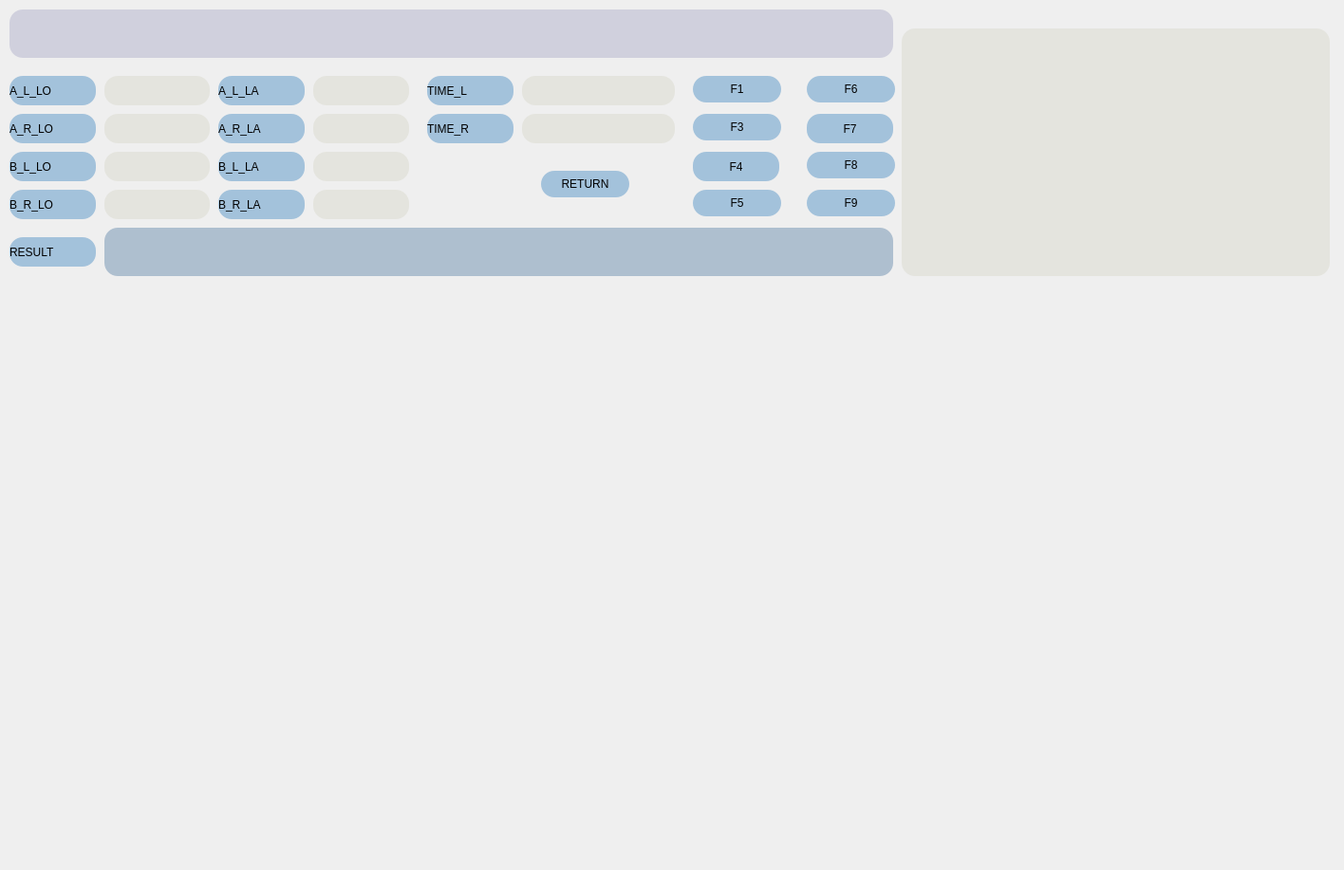
<?xml version="1.0" encoding="UTF-8"?>
<ui version="4.0">
 <class>Widget</class>
 <widget class="QWidget" name="Widget">
  <property name="geometry">
   <rect>
    <x>0</x>
    <y>0</y>
    <width>1416</width>
    <height>917</height>
   </rect>
  </property>
  <property name="windowTitle">
   <string>Widget</string>
  </property>
  <property name="styleSheet">
   <string notr="true"/>
  </property>
  <widget class="QLineEdit" name="webaddr">
   <property name="geometry">
    <rect>
     <x>10</x>
     <y>10</y>
     <width>931</width>
     <height>51</height>
    </rect>
   </property>
   <property name="styleSheet">
    <string notr="true">background-color:rgba(0,0,103,33);border-color:rgba(0,0,0,255);color: rgba(0, 0, 0,255);border-style:none;border-width:8px;border-radius:14px;font:21px &quot;Times New Roman&quot;;</string>
   </property>
  </widget>
  <widget class="QWidget" name="verticalLayoutWidget">
   <property name="geometry">
    <rect>
     <x>710</x>
     <y>310</y>
     <width>691</width>
     <height>601</height>
    </rect>
   </property>
   <layout class="QVBoxLayout" name="verticalLayout"/>
  </widget>
  <widget class="QPushButton" name="btn1">
   <property name="geometry">
    <rect>
     <x>730</x>
     <y>80</y>
     <width>93</width>
     <height>28</height>
    </rect>
   </property>
   <property name="styleSheet">
    <string notr="true">QPushButton{background-color:rgba(129,174,211,177);border-color:rgba(0,0,0,255);color: rgba(0, 0, 0,255);border-style:none;border-width:8px;border-radius:14px;font:21px &quot;Times New Roman&quot;;
}
QPushButton:pressed{
background-color:rgba(129,174,211,255);border-color:rgba(0,0,0,255);color: rgba(0, 0, 0,255);border-style:none;border-width:8px;border-radius:14px;font:21px &quot;MV Boli&quot;;}
</string>
   </property>
   <property name="text">
    <string>F1</string>
   </property>
  </widget>
  <widget class="QPushButton" name="btn2">
   <property name="geometry">
    <rect>
     <x>730</x>
     <y>120</y>
     <width>93</width>
     <height>28</height>
    </rect>
   </property>
   <property name="styleSheet">
    <string notr="true">QPushButton{background-color:rgba(129,174,211,177);border-color:rgba(0,0,0,255);color: rgba(0, 0, 0,255);border-style:none;border-width:8px;border-radius:14px;font:21px &quot;Times New Roman&quot;;
}
QPushButton:pressed{
background-color:rgba(129,174,211,255);border-color:rgba(0,0,0,255);color: rgba(0, 0, 0,255);border-style:none;border-width:8px;border-radius:14px;font:21px &quot;MV Boli&quot;;}
</string>
   </property>
   <property name="text">
    <string>F3</string>
   </property>
  </widget>
  <widget class="QPushButton" name="btn3">
   <property name="geometry">
    <rect>
     <x>730</x>
     <y>160</y>
     <width>91</width>
     <height>31</height>
    </rect>
   </property>
   <property name="styleSheet">
    <string notr="true">QPushButton{background-color:rgba(129,174,211,177);border-color:rgba(0,0,0,255);color: rgba(0, 0, 0,255);border-style:none;border-width:8px;border-radius:14px;font:21px &quot;Times New Roman&quot;;
}
QPushButton:pressed{
background-color:rgba(129,174,211,255);border-color:rgba(0,0,0,255);color: rgba(0, 0, 0,255);border-style:none;border-width:8px;border-radius:14px;font:21px &quot;MV Boli&quot;;}
</string>
   </property>
   <property name="text">
    <string>F4</string>
   </property>
  </widget>
  <widget class="QPushButton" name="btn4">
   <property name="geometry">
    <rect>
     <x>730</x>
     <y>200</y>
     <width>93</width>
     <height>28</height>
    </rect>
   </property>
   <property name="styleSheet">
    <string notr="true">QPushButton{background-color:rgba(129,174,211,177);border-color:rgba(0,0,0,255);color: rgba(0, 0, 0,255);border-style:none;border-width:8px;border-radius:14px;font:21px &quot;Times New Roman&quot;;
}
QPushButton:pressed{
background-color:rgba(129,174,211,255);border-color:rgba(0,0,0,255);color: rgba(0, 0, 0,255);border-style:none;border-width:8px;border-radius:14px;font:21px &quot;MV Boli&quot;;}
</string>
   </property>
   <property name="text">
    <string>F5</string>
   </property>
  </widget>
  <widget class="QPushButton" name="btn5">
   <property name="geometry">
    <rect>
     <x>850</x>
     <y>80</y>
     <width>93</width>
     <height>28</height>
    </rect>
   </property>
   <property name="styleSheet">
    <string notr="true">QPushButton{background-color:rgba(129,174,211,177);border-color:rgba(0,0,0,255);color: rgba(0, 0, 0,255);border-style:none;border-width:8px;border-radius:14px;font:21px &quot;Times New Roman&quot;;
}
QPushButton:pressed{
background-color:rgba(129,174,211,255);border-color:rgba(0,0,0,255);color: rgba(0, 0, 0,255);border-style:none;border-width:8px;border-radius:14px;font:21px &quot;MV Boli&quot;;}
</string>
   </property>
   <property name="text">
    <string>F6</string>
   </property>
  </widget>
  <widget class="QPushButton" name="btn6">
   <property name="geometry">
    <rect>
     <x>570</x>
     <y>180</y>
     <width>93</width>
     <height>28</height>
    </rect>
   </property>
   <property name="styleSheet">
    <string notr="true">QPushButton{background-color:rgba(129,174,211,177);border-color:rgba(0,0,0,255);color: rgba(0, 0, 0,255);border-style:none;border-width:8px;border-radius:14px;font:21px &quot;Times New Roman&quot;;
}
QPushButton:pressed{
background-color:rgba(129,174,211,255);border-color:rgba(0,0,0,255);color: rgba(0, 0, 0,255);border-style:none;border-width:8px;border-radius:14px;font:21px &quot;MV Boli&quot;;}
</string>
   </property>
   <property name="text">
    <string>RETURN</string>
   </property>
  </widget>
  <widget class="QLineEdit" name="lineEdit_1">
   <property name="geometry">
    <rect>
     <x>110</x>
     <y>80</y>
     <width>111</width>
     <height>31</height>
    </rect>
   </property>
   <property name="styleSheet">
    <string notr="true">background-color:rgba(166,166,126,37);border-color:rgba(0,0,0,255);color: rgba(0, 0, 0,222);border-style:none;border-width:8px;border-radius:14px;font:21px &quot;Segoe UI Variable Text&quot;;
</string>
   </property>
  </widget>
  <widget class="QLineEdit" name="lineEdit_2">
   <property name="geometry">
    <rect>
     <x>110</x>
     <y>120</y>
     <width>111</width>
     <height>31</height>
    </rect>
   </property>
   <property name="styleSheet">
    <string notr="true">background-color:rgba(166,166,126,37);border-color:rgba(0,0,0,255);color: rgba(0, 0, 0,222);border-style:none;border-width:8px;border-radius:14px;font:21px &quot;Segoe UI Variable Text&quot;;
</string>
   </property>
  </widget>
  <widget class="QLineEdit" name="lineEdit_3">
   <property name="geometry">
    <rect>
     <x>110</x>
     <y>160</y>
     <width>111</width>
     <height>31</height>
    </rect>
   </property>
   <property name="styleSheet">
    <string notr="true">background-color:rgba(166,166,126,37);border-color:rgba(0,0,0,255);color: rgba(0, 0, 0,222);border-style:none;border-width:8px;border-radius:14px;font:21px &quot;Segoe UI Variable Text&quot;;
</string>
   </property>
  </widget>
  <widget class="QLineEdit" name="lineEdit_4">
   <property name="geometry">
    <rect>
     <x>110</x>
     <y>200</y>
     <width>111</width>
     <height>31</height>
    </rect>
   </property>
   <property name="styleSheet">
    <string notr="true">background-color:rgba(166,166,126,37);border-color:rgba(0,0,0,255);color: rgba(0, 0, 0,222);border-style:none;border-width:8px;border-radius:14px;font:21px &quot;Segoe UI Variable Text&quot;;
</string>
   </property>
  </widget>
  <widget class="QLineEdit" name="lineEdit_5">
   <property name="geometry">
    <rect>
     <x>330</x>
     <y>80</y>
     <width>101</width>
     <height>31</height>
    </rect>
   </property>
   <property name="styleSheet">
    <string notr="true">background-color:rgba(166,166,126,37);border-color:rgba(0,0,0,255);color: rgba(0, 0, 0,222);border-style:none;border-width:8px;border-radius:14px;font:21px &quot;Segoe UI Variable Text&quot;;
</string>
   </property>
  </widget>
  <widget class="QLineEdit" name="lineEdit_6">
   <property name="geometry">
    <rect>
     <x>330</x>
     <y>120</y>
     <width>101</width>
     <height>31</height>
    </rect>
   </property>
   <property name="styleSheet">
    <string notr="true">background-color:rgba(166,166,126,37);border-color:rgba(0,0,0,255);color: rgba(0, 0, 0,222);border-style:none;border-width:8px;border-radius:14px;font:21px &quot;Segoe UI Variable Text&quot;;
</string>
   </property>
  </widget>
  <widget class="QLineEdit" name="lineEdit_7">
   <property name="geometry">
    <rect>
     <x>330</x>
     <y>160</y>
     <width>101</width>
     <height>31</height>
    </rect>
   </property>
   <property name="styleSheet">
    <string notr="true">background-color:rgba(166,166,126,37);border-color:rgba(0,0,0,255);color: rgba(0, 0, 0,222);border-style:none;border-width:8px;border-radius:14px;font:21px &quot;Segoe UI Variable Text&quot;;
</string>
   </property>
  </widget>
  <widget class="QLineEdit" name="lineEdit_8">
   <property name="geometry">
    <rect>
     <x>330</x>
     <y>200</y>
     <width>101</width>
     <height>31</height>
    </rect>
   </property>
   <property name="styleSheet">
    <string notr="true">background-color:rgba(166,166,126,37);border-color:rgba(0,0,0,255);color: rgba(0, 0, 0,222);border-style:none;border-width:8px;border-radius:14px;font:21px &quot;Segoe UI Variable Text&quot;;
</string>
   </property>
  </widget>
  <widget class="QLineEdit" name="lineEdit_9">
   <property name="geometry">
    <rect>
     <x>550</x>
     <y>80</y>
     <width>161</width>
     <height>31</height>
    </rect>
   </property>
   <property name="styleSheet">
    <string notr="true">background-color:rgba(166,166,126,37);border-color:rgba(0,0,0,255);color: rgba(0, 0, 0,222);border-style:none;border-width:8px;border-radius:14px;font:21px &quot;Segoe UI Variable Text&quot;;
</string>
   </property>
  </widget>
  <widget class="QLineEdit" name="lineEdit_10">
   <property name="geometry">
    <rect>
     <x>550</x>
     <y>120</y>
     <width>161</width>
     <height>31</height>
    </rect>
   </property>
   <property name="styleSheet">
    <string notr="true">background-color:rgba(166,166,126,37);border-color:rgba(0,0,0,255);color: rgba(0, 0, 0,222);border-style:none;border-width:8px;border-radius:14px;font:21px &quot;Segoe UI Variable Text&quot;;
</string>
   </property>
  </widget>
  <widget class="QLabel" name="label">
   <property name="geometry">
    <rect>
     <x>10</x>
     <y>80</y>
     <width>91</width>
     <height>31</height>
    </rect>
   </property>
   <property name="styleSheet">
    <string notr="true">QLabel{background-color:rgba(129,174,211,177);border-color:rgba(0,0,0,255);color: rgba(0, 0, 0,255);border-style:none;border-width:8px;border-radius:14px;font:21px &quot;Times New Roman&quot;;
}</string>
   </property>
   <property name="text">
    <string>A_L_LO</string>
   </property>
  </widget>
  <widget class="QLabel" name="label_2">
   <property name="geometry">
    <rect>
     <x>10</x>
     <y>120</y>
     <width>91</width>
     <height>31</height>
    </rect>
   </property>
   <property name="styleSheet">
    <string notr="true">QLabel{background-color:rgba(129,174,211,177);border-color:rgba(0,0,0,255);color: rgba(0, 0, 0,255);border-style:none;border-width:8px;border-radius:14px;font:21px &quot;Times New Roman&quot;;
}</string>
   </property>
   <property name="text">
    <string>A_R_LO</string>
   </property>
  </widget>
  <widget class="QLabel" name="label_3">
   <property name="geometry">
    <rect>
     <x>10</x>
     <y>160</y>
     <width>91</width>
     <height>31</height>
    </rect>
   </property>
   <property name="styleSheet">
    <string notr="true">QLabel{background-color:rgba(129,174,211,177);border-color:rgba(0,0,0,255);color: rgba(0, 0, 0,255);border-style:none;border-width:8px;border-radius:14px;font:21px &quot;Times New Roman&quot;;
}</string>
   </property>
   <property name="text">
    <string>B_L_LO</string>
   </property>
  </widget>
  <widget class="QLabel" name="label_5">
   <property name="geometry">
    <rect>
     <x>230</x>
     <y>80</y>
     <width>91</width>
     <height>31</height>
    </rect>
   </property>
   <property name="styleSheet">
    <string notr="true">QLabel{background-color:rgba(129,174,211,177);border-color:rgba(0,0,0,255);color: rgba(0, 0, 0,255);border-style:none;border-width:8px;border-radius:14px;font:21px &quot;Times New Roman&quot;;
}</string>
   </property>
   <property name="text">
    <string>A_L_LA</string>
   </property>
  </widget>
  <widget class="QLabel" name="label_6">
   <property name="geometry">
    <rect>
     <x>230</x>
     <y>120</y>
     <width>91</width>
     <height>31</height>
    </rect>
   </property>
   <property name="styleSheet">
    <string notr="true">QLabel{background-color:rgba(129,174,211,177);border-color:rgba(0,0,0,255);color: rgba(0, 0, 0,255);border-style:none;border-width:8px;border-radius:14px;font:21px &quot;Times New Roman&quot;;
}</string>
   </property>
   <property name="text">
    <string>A_R_LA</string>
   </property>
  </widget>
  <widget class="QLabel" name="label_7">
   <property name="geometry">
    <rect>
     <x>230</x>
     <y>160</y>
     <width>91</width>
     <height>31</height>
    </rect>
   </property>
   <property name="styleSheet">
    <string notr="true">QLabel{background-color:rgba(129,174,211,177);border-color:rgba(0,0,0,255);color: rgba(0, 0, 0,255);border-style:none;border-width:8px;border-radius:14px;font:21px &quot;Times New Roman&quot;;
}</string>
   </property>
   <property name="text">
    <string>B_L_LA</string>
   </property>
  </widget>
  <widget class="QLabel" name="label_8">
   <property name="geometry">
    <rect>
     <x>230</x>
     <y>200</y>
     <width>91</width>
     <height>31</height>
    </rect>
   </property>
   <property name="styleSheet">
    <string notr="true">QLabel{background-color:rgba(129,174,211,177);border-color:rgba(0,0,0,255);color: rgba(0, 0, 0,255);border-style:none;border-width:8px;border-radius:14px;font:21px &quot;Times New Roman&quot;;
}</string>
   </property>
   <property name="text">
    <string>B_R_LA</string>
   </property>
  </widget>
  <widget class="QLabel" name="label_9">
   <property name="geometry">
    <rect>
     <x>450</x>
     <y>80</y>
     <width>91</width>
     <height>31</height>
    </rect>
   </property>
   <property name="styleSheet">
    <string notr="true">QLabel{background-color:rgba(129,174,211,177);border-color:rgba(0,0,0,255);color: rgba(0, 0, 0,255);border-style:none;border-width:8px;border-radius:14px;font:21px &quot;Times New Roman&quot;;
}</string>
   </property>
   <property name="text">
    <string>TIME_L</string>
   </property>
  </widget>
  <widget class="QLabel" name="label_10">
   <property name="geometry">
    <rect>
     <x>450</x>
     <y>120</y>
     <width>91</width>
     <height>31</height>
    </rect>
   </property>
   <property name="styleSheet">
    <string notr="true">QLabel{background-color:rgba(129,174,211,177);border-color:rgba(0,0,0,255);color: rgba(0, 0, 0,255);border-style:none;border-width:8px;border-radius:14px;font:21px &quot;Times New Roman&quot;;
}</string>
   </property>
   <property name="text">
    <string>TIME_R</string>
   </property>
  </widget>
  <widget class="QTextEdit" name="textEdit">
   <property name="geometry">
    <rect>
     <x>110</x>
     <y>240</y>
     <width>831</width>
     <height>51</height>
    </rect>
   </property>
   <property name="styleSheet">
    <string notr="true">QTextEdit {
    background-color:rgba(166,185,203,225);
    border-color: rgba(0, 0, 0, 255);
    color: rgba(0, 0, 0, 222);
    border-style: none;
    border-width: 8px;
    border-radius: 14px;
    font: 21px &quot;Segoe UI Variable Text&quot;;
    text-align: center; /* 将内容居中对齐 */
}

</string>
   </property>
  </widget>
  <widget class="QLabel" name="label_11">
   <property name="geometry">
    <rect>
     <x>10</x>
     <y>200</y>
     <width>91</width>
     <height>31</height>
    </rect>
   </property>
   <property name="styleSheet">
    <string notr="true">QLabel{background-color:rgba(129,174,211,177);border-color:rgba(0,0,0,255);color: rgba(0, 0, 0,255);border-style:none;border-width:8px;border-radius:14px;font:21px &quot;Times New Roman&quot;;
}</string>
   </property>
   <property name="text">
    <string>B_R_LO</string>
   </property>
  </widget>
  <widget class="QLabel" name="label_12">
   <property name="geometry">
    <rect>
     <x>10</x>
     <y>250</y>
     <width>91</width>
     <height>31</height>
    </rect>
   </property>
   <property name="styleSheet">
    <string notr="true">QLabel{background-color:rgba(129,174,211,177);border-color:rgba(0,0,0,255);color: rgba(0, 0, 0,255);border-style:none;border-width:8px;border-radius:14px;font:21px &quot;Times New Roman&quot;;
}</string>
   </property>
   <property name="text">
    <string>RESULT</string>
   </property>
  </widget>
  <widget class="QPushButton" name="btn7">
   <property name="geometry">
    <rect>
     <x>850</x>
     <y>120</y>
     <width>91</width>
     <height>31</height>
    </rect>
   </property>
   <property name="styleSheet">
    <string notr="true">QPushButton{background-color:rgba(129,174,211,177);border-color:rgba(0,0,0,255);color: rgba(0, 0, 0,255);border-style:none;border-width:8px;border-radius:14px;font:21px &quot;Times New Roman&quot;;
}
QPushButton:pressed{
background-color:rgba(129,174,211,255);border-color:rgba(0,0,0,255);color: rgba(0, 0, 0,255);border-style:none;border-width:8px;border-radius:14px;font:21px &quot;MV Boli&quot;;}
</string>
   </property>
   <property name="text">
    <string>F7</string>
   </property>
  </widget>
  <widget class="QPushButton" name="btn8">
   <property name="geometry">
    <rect>
     <x>850</x>
     <y>160</y>
     <width>93</width>
     <height>28</height>
    </rect>
   </property>
   <property name="styleSheet">
    <string notr="true">QPushButton{background-color:rgba(129,174,211,177);border-color:rgba(0,0,0,255);color: rgba(0, 0, 0,255);border-style:none;border-width:8px;border-radius:14px;font:21px &quot;Times New Roman&quot;;
}
QPushButton:pressed{
background-color:rgba(129,174,211,255);border-color:rgba(0,0,0,255);color: rgba(0, 0, 0,255);border-style:none;border-width:8px;border-radius:14px;font:21px &quot;MV Boli&quot;;}
</string>
   </property>
   <property name="text">
    <string>F8</string>
   </property>
  </widget>
  <widget class="QPushButton" name="btn0">
   <property name="geometry">
    <rect>
     <x>850</x>
     <y>200</y>
     <width>93</width>
     <height>28</height>
    </rect>
   </property>
   <property name="styleSheet">
    <string notr="true">QPushButton{background-color:rgba(129,174,211,177);border-color:rgba(0,0,0,255);color: rgba(0, 0, 0,255);border-style:none;border-width:8px;border-radius:14px;font:21px &quot;Times New Roman&quot;;
}
QPushButton:pressed{
background-color:rgba(129,174,211,255);border-color:rgba(0,0,0,255);color: rgba(0, 0, 0,255);border-style:none;border-width:8px;border-radius:14px;font:21px &quot;MV Boli&quot;;}</string>
   </property>
   <property name="text">
    <string>F9</string>
   </property>
  </widget>
  <widget class="QTextEdit" name="textEdit_2">
   <property name="geometry">
    <rect>
     <x>950</x>
     <y>30</y>
     <width>451</width>
     <height>261</height>
    </rect>
   </property>
   <property name="styleSheet">
    <string notr="true">QTextEdit {
    background-color:rgba(166,166,126,37);
    border-color: rgba(0, 0, 0, 255);
    color: rgba(0, 0, 0, 222);
    border-style: none;
    border-width: 8px;
    border-radius: 14px;
    font: 21px &quot;Segoe UI Variable Text&quot;;
    text-align: center; /* 将内容居中对齐 */
}

</string>
   </property>
  </widget>
  <widget class="QWidget" name="verticalLayoutWidget_2">
   <property name="geometry">
    <rect>
     <x>20</x>
     <y>310</y>
     <width>671</width>
     <height>601</height>
    </rect>
   </property>
   <layout class="QVBoxLayout" name="verticalLayout_3"/>
  </widget>
 </widget>
 <resources/>
 <connections/>
</ui>
